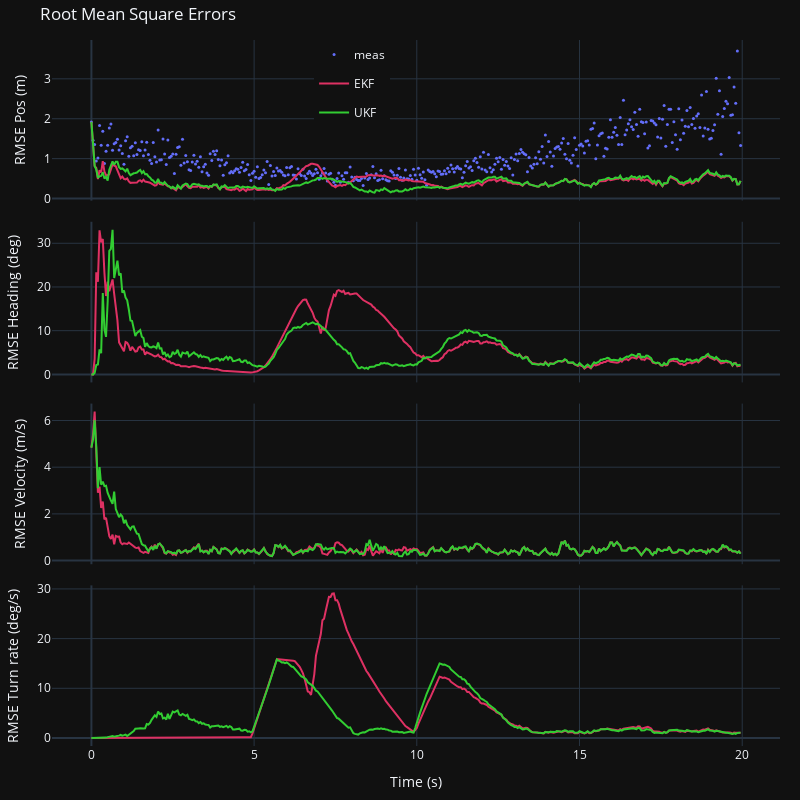
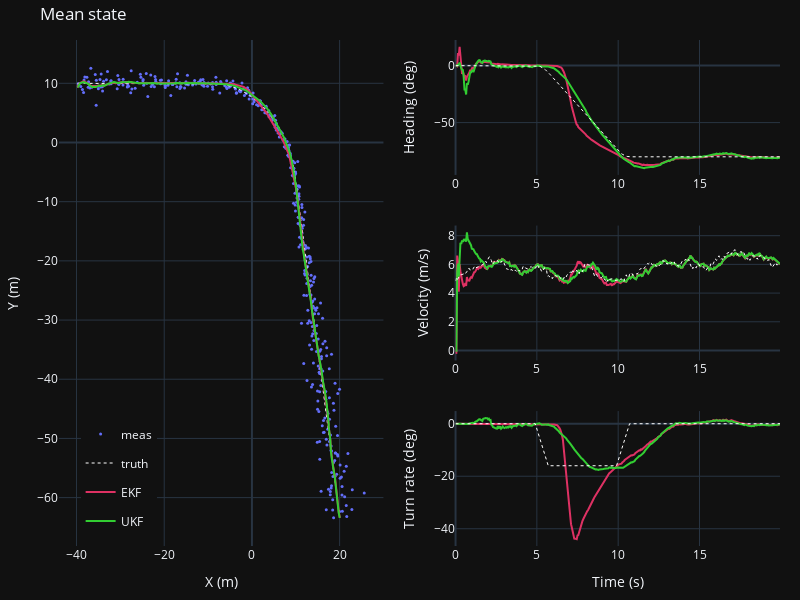

These figures' notebook cell, in order:
### Code cell
plot_options = [
    {'ylabel': 'RMSE Pos (m)', 'data': rmse_pos, 'plot_meas': True},
    {'ylabel': 'RMSE Heading (deg)', 'data': rmse_phi},
    {'ylabel': 'RMSE Velocity (m/s)', 'data': rmse_vel},
    {'ylabel': 'RMSE Turn rate (deg/s)', 'data': rmse_omg},
]
time_vec = frame_vec*T

fig_rmse = make_subplots(rows=4, cols=1, shared_xaxes=True, vertical_spacing=0.03)
for j, p in enumerate(plot_options):
    if p.get('plot_meas', False):
        fig_rmse.add_trace(
            go.Scatter(
                x=time_vec, y=rmse_meas, mode='markers', name='meas', marker=dict(size=3)), 
            row=j+1, col=1)
    for i, kf in enumerate(kf_vec):
        fig_rmse.add_trace( 
            go.Scatter(
                x=time_vec, y=p['data'][:, i], mode='lines', 
                legendgroup=kf['label'], name=kf['label'], showlegend=True if j==0 else False,
                line=dict(color=kf['color'], width=2)),
            row=j+1, col=1)
    fig_rmse.update_yaxes(title_text=p['ylabel'], row=j+1, col=1)
fig_rmse.update_xaxes(title_text='Time (s)', row=4, col=1)
fig_rmse.update_layout(
    template="plotly_dark",
    autosize=True,
    width=800,
    height=800,
    margin=dict(l=20, r=20, t=40, b=20),
    showlegend=True,
    legend=dict(yanchor="top", y=1.0, xanchor="left", x=0.36),
    title_text="Root Mean Square Errors")
fig_rmse.show()
fig_rmse.write_html("rmse_comparison.html", full_html=False, include_plotlyjs='cdn')


plot_options = [
    # {'grid_pos': (0, 1), 'index': IX, 'ylabel': 'X (m)', 'meas_index': IMX},
    # {'grid_pos': (0, 2), 'index': IY, 'ylabel': 'Y (m)', 'meas_index': IMY},
    {'grid_pos': (1, 1), 'index': IPHI, 'ylabel': 'Heading (deg)', 'fn': np.degrees},
    {'grid_pos': (1, 2), 'index': IV, 'ylabel': 'Velocity (m/s)'},
    {'grid_pos': (2, 1), 'index': IW, 'ylabel': 'Turn rate (deg)', 'fn': np.degrees},
]
line_truth = dict(color='white', width=1, dash='dot')

fig_state = make_subplots(
    rows=3, cols=2, 
    specs=[
        [{'rowspan': 3}, {}],
        [None, {}],
        [None, {}]])
fig_state.add_trace( 
    go.Scatter(
        x=meas_pol[IMX, :], y=meas_pol[IMY, :], mode='markers', name='meas', marker=dict(size=3)),
    row=1, col=1)
fig_state.add_trace( 
    go.Scatter(
        x=sim_state[IX, :], y=sim_state[IY, :], mode='lines', name='truth', legendgroup='truth', line=line_truth),
    row=1, col=1)
for i, kf in enumerate(kf_vec):
    fig_state.add_trace( 
        go.Scatter(
            x=Xm[IX, :, i], y=Xm[IY, :, i], mode='lines', 
            legendgroup=kf['label'], name=kf['label'], showlegend=True,
            line=dict(color=kf['color'], width=2)),
        row=1, col=1)
fig_state.update_yaxes(title_text='Y (m)', row=1, col=1)
fig_state.update_xaxes(title_text='X (m)', row=1, col=1)
for j, p in enumerate(plot_options):
    sim_var = sim_state[p['index'], :]
    if p.get('fn', False):
        sim_var = p['fn'](sim_var)
    for i, kf in enumerate(kf_vec):
        fig_state.add_trace(
            go.Scatter(
                x=time_vec, y=Xm[p['index'], :, i], mode='lines', 
                legendgroup=kf['label'], name=kf['label'], showlegend=False,
                line=dict(color=kf['color'], width=2)),
            row=j+1, col=2)
    fig_state.add_trace(
        go.Scatter(
            x=time_vec, y=sim_var, mode='lines', 
            legendgroup='truth', name='truth', showlegend=False,
            line=line_truth),
        row=j+1, col=2)
    fig_state.update_yaxes(title_text=p['ylabel'], row=j+1, col=2)
fig_state.update_xaxes(title_text='Time (s)', row=3, col=2)
fig_state.update_layout(
    template="plotly_dark",
    autosize=True,
    width=800,
    height=600,
    margin=dict(l=20, r=20, t=40, b=20),
    showlegend=True,
    legend=dict(yanchor="top", y=0.25, xanchor="left", x=0.03),
    title_text="Mean state")
fig_state.show()
fig_state.write_html("mean_state.html", full_html=False, include_plotlyjs='cdn')

### Figure 1 — Plotly figure (JSON) as saved in the notebook; plotly's stock layout.template omitted (floating-point values rounded to 4 significant figures; data arrays with more than 128 entries replaced by an {"elided": "..."} marker saying what was removed)
{"data": [{"marker": {"size": 3}, "mode": "markers", "name": "meas", "type": "scatter", "x": {"elided": "400 float values"}, "xaxis": "x", "y": {"elided": "400 float values"}, "yaxis": "y"}, {"legendgroup": "EKF", "line": {"color": "#DE3163", "width": 2}, "mode": "lines", "name": "EKF", "showlegend": true, "type": "scatter", "x": {"elided": "400 float values"}, "xaxis": "x", "y": {"elided": "400 float values"}, "yaxis": "y"}, {"legendgroup": "UKF", "line": {"color": "#32cd32", "width": 2}, "mode": "lines", "name": "UKF", "showlegend": true, "type": "scatter", "x": {"elided": "400 float values"}, "xaxis": "x", "y": {"elided": "400 float values"}, "yaxis": "y"}, {"legendgroup": "EKF", "line": {"color": "#DE3163", "width": 2}, "mode": "lines", "name": "EKF", "showlegend": false, "type": "scatter", "x": {"elided": "400 float values"}, "xaxis": "x2", "y": {"elided": "400 float values"}, "yaxis": "y2"}, {"legendgroup": "UKF", "line": {"color": "#32cd32", "width": 2}, "mode": "lines", "name": "UKF", "showlegend": false, "type": "scatter", "x": {"elided": "400 float values"}, "xaxis": "x2", "y": {"elided": "400 float values"}, "yaxis": "y2"}, {"legendgroup": "EKF", "line": {"color": "#DE3163", "width": 2}, "mode": "lines", "name": "EKF", "showlegend": false, "type": "scatter", "x": {"elided": "400 float values"}, "xaxis": "x3", "y": {"elided": "400 float values"}, "yaxis": "y3"}, {"legendgroup": "UKF", "line": {"color": "#32cd32", "width": 2}, "mode": "lines", "name": "UKF", "showlegend": false, "type": "scatter", "x": {"elided": "400 float values"}, "xaxis": "x3", "y": {"elided": "400 float values"}, "yaxis": "y3"}, {"legendgroup": "EKF", "line": {"color": "#DE3163", "width": 2}, "mode": "lines", "name": "EKF", "showlegend": false, "type": "scatter", "x": {"elided": "400 float values"}, "xaxis": "x4", "y": {"elided": "400 float values"}, "yaxis": "y4"}, {"legendgroup": "UKF", "line": {"color": "#32cd32", "width": 2}, "mode": "lines", "name": "UKF", "showlegend": false, "type": "scatter", "x": {"elided": "400 float values"}, "xaxis": "x4", "y": {"elided": "400 float values"}, "yaxis": "y4"}], "layout": {"autosize": true, "height": 800, "legend": {"x": 0.36, "xanchor": "left", "y": 1, "yanchor": "top"}, "margin": {"b": 20, "l": 20, "r": 20, "t": 40}, "showlegend": true, "title": {"text": "Root Mean Square Errors"}, "width": 800, "xaxis": {"anchor": "y", "domain": [0, 1], "matches": "x4", "showticklabels": false}, "xaxis2": {"anchor": "y2", "domain": [0, 1], "matches": "x4", "showticklabels": false}, "xaxis3": {"anchor": "y3", "domain": [0, 1], "matches": "x4", "showticklabels": false}, "xaxis4": {"anchor": "y4", "domain": [0, 1], "title": {"text": "Time (s)"}}, "yaxis": {"anchor": "x", "domain": [0.7725, 1], "title": {"text": "RMSE Pos (m)"}}, "yaxis2": {"anchor": "x2", "domain": [0.515, 0.7425], "title": {"text": "RMSE Heading (deg)"}}, "yaxis3": {"anchor": "x3", "domain": [0.2575, 0.485], "title": {"text": "RMSE Velocity (m/s)"}}, "yaxis4": {"anchor": "x4", "domain": [0, 0.2275], "title": {"text": "RMSE Turn rate (deg/s)"}}}}

### Figure 2 — Plotly figure (JSON) as saved in the notebook; plotly's stock layout.template omitted (floating-point values rounded to 4 significant figures; data arrays with more than 128 entries replaced by an {"elided": "..."} marker saying what was removed)
{"data": [{"marker": {"size": 3}, "mode": "markers", "name": "meas", "type": "scatter", "x": {"elided": "400 float values"}, "xaxis": "x", "y": {"elided": "400 float values"}, "yaxis": "y"}, {"legendgroup": "truth", "line": {"color": "white", "dash": "dot", "width": 1}, "mode": "lines", "name": "truth", "type": "scatter", "x": {"elided": "400 float values"}, "xaxis": "x", "y": {"elided": "400 float values"}, "yaxis": "y"}, {"legendgroup": "EKF", "line": {"color": "#DE3163", "width": 2}, "mode": "lines", "name": "EKF", "showlegend": true, "type": "scatter", "x": {"elided": "400 float values"}, "xaxis": "x", "y": {"elided": "400 float values"}, "yaxis": "y"}, {"legendgroup": "UKF", "line": {"color": "#32cd32", "width": 2}, "mode": "lines", "name": "UKF", "showlegend": true, "type": "scatter", "x": {"elided": "400 float values"}, "xaxis": "x", "y": {"elided": "400 float values"}, "yaxis": "y"}, {"legendgroup": "EKF", "line": {"color": "#DE3163", "width": 2}, "mode": "lines", "name": "EKF", "showlegend": false, "type": "scatter", "x": {"elided": "400 float values"}, "xaxis": "x2", "y": {"elided": "400 float values"}, "yaxis": "y2"}, {"legendgroup": "UKF", "line": {"color": "#32cd32", "width": 2}, "mode": "lines", "name": "UKF", "showlegend": false, "type": "scatter", "x": {"elided": "400 float values"}, "xaxis": "x2", "y": {"elided": "400 float values"}, "yaxis": "y2"}, {"legendgroup": "truth", "line": {"color": "white", "dash": "dot", "width": 1}, "mode": "lines", "name": "truth", "showlegend": false, "type": "scatter", "x": {"elided": "400 float values"}, "xaxis": "x2", "y": {"elided": "400 float values"}, "yaxis": "y2"}, {"legendgroup": "EKF", "line": {"color": "#DE3163", "width": 2}, "mode": "lines", "name": "EKF", "showlegend": false, "type": "scatter", "x": {"elided": "400 float values"}, "xaxis": "x3", "y": {"elided": "400 float values"}, "yaxis": "y3"}, {"legendgroup": "UKF", "line": {"color": "#32cd32", "width": 2}, "mode": "lines", "name": "UKF", "showlegend": false, "type": "scatter", "x": {"elided": "400 float values"}, "xaxis": "x3", "y": {"elided": "400 float values"}, "yaxis": "y3"}, {"legendgroup": "truth", "line": {"color": "white", "dash": "dot", "width": 1}, "mode": "lines", "name": "truth", "showlegend": false, "type": "scatter", "x": {"elided": "400 float values"}, "xaxis": "x3", "y": {"elided": "400 float values"}, "yaxis": "y3"}, {"legendgroup": "EKF", "line": {"color": "#DE3163", "width": 2}, "mode": "lines", "name": "EKF", "showlegend": false, "type": "scatter", "x": {"elided": "400 float values"}, "xaxis": "x4", "y": {"elided": "400 float values"}, "yaxis": "y4"}, {"legendgroup": "UKF", "line": {"color": "#32cd32", "width": 2}, "mode": "lines", "name": "UKF", "showlegend": false, "type": "scatter", "x": {"elided": "400 float values"}, "xaxis": "x4", "y": {"elided": "400 float values"}, "yaxis": "y4"}, {"legendgroup": "truth", "line": {"color": "white", "dash": "dot", "width": 1}, "mode": "lines", "name": "truth", "showlegend": false, "type": "scatter", "x": {"elided": "400 float values"}, "xaxis": "x4", "y": {"elided": "400 float values"}, "yaxis": "y4"}], "layout": {"autosize": true, "height": 600, "legend": {"x": 0.03, "xanchor": "left", "y": 0.25, "yanchor": "top"}, "margin": {"b": 20, "l": 20, "r": 20, "t": 40}, "showlegend": true, "title": {"text": "Mean state"}, "width": 800, "xaxis": {"anchor": "y", "domain": [0, 0.45], "title": {"text": "X (m)"}}, "xaxis2": {"anchor": "y2", "domain": [0.55, 1]}, "xaxis3": {"anchor": "y3", "domain": [0.55, 1]}, "xaxis4": {"anchor": "y4", "domain": [0.55, 1], "title": {"text": "Time (s)"}}, "yaxis": {"anchor": "x", "domain": [0, 1], "title": {"text": "Y (m)"}}, "yaxis2": {"anchor": "x2", "domain": [0.7333, 1], "title": {"text": "Heading (deg)"}}, "yaxis3": {"anchor": "x3", "domain": [0.3667, 0.6333], "title": {"text": "Velocity (m/s)"}}, "yaxis4": {"anchor": "x4", "domain": [0, 0.2667], "title": {"text": "Turn rate (deg)"}}}}
